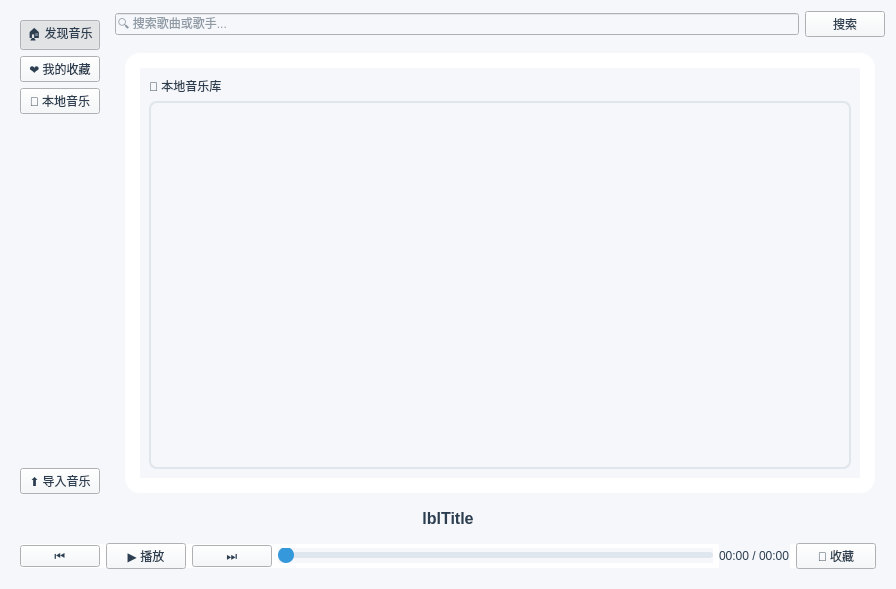
<?xml version="1.0" encoding="UTF-8"?>
<ui version="4.0">
 <class>ModernMusicPlayer</class>
 <widget class="QWidget" name="ModernMusicPlayer">
  <property name="geometry">
   <rect>
    <x>0</x>
    <y>0</y>
    <width>896</width>
    <height>589</height>
   </rect>
  </property>
  <property name="styleSheet">
   <string notr="true">
    /* 基础样式 */
    QWidget {
        background: #f5f7fa;
        font-family: 'Segoe UI';
        color: #2c3e50;
    }
    
    /* 侧边栏 */
    #sidebar {
        background: qlineargradient(x1:0, y1:0, x2:0, y2:1,
            stop:0 #2c3e50, stop:1 #3498db);
        border-radius: 15px;
        padding: 20px 0;
    }
    
    QPushButton#navButton {
        background: transparent;
        color: white;
        font-size: 14px;
        padding: 15px 25px;
        text-align: left;
        border-radius: 8px;
        margin: 5px 10px;
        transition: all 0.3s ease;
    }
    
    QPushButton#navButton:hover {
        background: rgba(255,255,255,0.15);
    }
    
    QPushButton#navButton:checked {
        background: rgba(255,255,255,0.25);
        font-weight: 600;
    }
    
    /* 主内容区 */
    #stackedWidget {
        background: #ffffff;
        border-radius: 15px;
        margin: 10px;
        padding: 15px;
        box-shadow: 0 2px 8px rgba(0,0,0,0.1);
    }
    
    /* 列表样式 */
    QListWidget {
        background: transparent;
        border: 2px solid #e0e6ed;
        border-radius: 8px;
        padding: 5px;
    }
    
    QListWidget::item {
        padding: 12px;
        border-bottom: 1px solid #e0e6ed;
    }
    
    QListWidget::item:hover {
        background: #f8f9fa;
    }
    
    /* 控制栏 */
    #controlBar {
        background: #ffffff;
        border-radius: 15px;
        padding: 15px;
        margin: 10px;
        box-shadow: 0 2px 8px rgba(0,0,0,0.1);
    }
    
    QPushButton#controlButton {
        background: #3498db;
        color: white;
        border-radius: 8px;
        padding: 10px 18px;
        font-size: 14px;
        min-width: 80px;
        transition: all 0.2s ease;
    }
    
    QPushButton#controlButton:hover {
        background: #2980b9;
        transform: scale(1.05);
    }
    
    /* 进度条 */
    QSlider::groove:horizontal {
        height: 6px;
        background: #e0e6ed;
        border-radius: 3px;
    }
    
    QSlider::handle:horizontal {
        width: 16px;
        margin: -5px 0;
        background: #3498db;
        border-radius: 8px;
    }
    
    /* 标签样式 */
    QLabel#lblTitle {
        font-size: 16px;
        font-weight: 600;
        color: #2c3e50;
    }

   </string>
  </property>
  <layout class="QVBoxLayout" name="verticalLayout">
   <item>
    <layout class="QHBoxLayout" name="horizontalLayout_3" stretch="0,2">
     <item>
      <widget class="QWidget" name="sidebar" native="true">
       <layout class="QFormLayout" name="formLayout">
        <item row="0" column="0">
         <layout class="QVBoxLayout" name="side">
          <item>
           <widget class="QPushButton" name="btnHome">
            <property name="text">
             <string>🏠 发现音乐</string>
            </property>
            <property name="checkable">
             <bool>true</bool>
            </property>
            <property name="checked">
             <bool>true</bool>
            </property>
           </widget>
          </item>
          <item>
           <widget class="QPushButton" name="btnFavorites">
            <property name="text">
             <string>❤️ 我的收藏</string>
            </property>
            <property name="checkable">
             <bool>true</bool>
            </property>
           </widget>
          </item>
          <item>
           <widget class="QPushButton" name="btnLocal">
            <property name="text">
             <string>📁 本地音乐</string>
            </property>
            <property name="checkable">
             <bool>true</bool>
            </property>
           </widget>
          </item>
          <item>
           <spacer name="verticalSpacer">
            <property name="orientation">
             <enum>Qt::Vertical</enum>
            </property>
            <property name="sizeHint" stdset="0">
             <size>
              <width>20</width>
              <height>40</height>
             </size>
            </property>
           </spacer>
          </item>
          <item>
           <widget class="QPushButton" name="btnImport">
            <property name="text">
             <string>⬆️ 导入音乐</string>
            </property>
           </widget>
          </item>
         </layout>
        </item>
       </layout>
      </widget>
     </item>
     <item>
      <layout class="QVBoxLayout" name="verticalLayout_5">
       <item>
        <layout class="QHBoxLayout" name="horizontalLayout">
         <item>
          <widget class="QLineEdit" name="searchBar">
           <property name="minimumSize">
            <size>
             <width>200</width>
             <height>0</height>
            </size>
           </property>
           <property name="placeholderText">
            <string>🔍 搜索歌曲或歌手...</string>
           </property>
          </widget>
         </item>
         <item>
          <widget class="QPushButton" name="searchButton">
           <property name="text">
            <string>搜索</string>
           </property>
          </widget>
         </item>
        </layout>
       </item>
       <item>
        <widget class="QStackedWidget" name="stackedWidget">
         <property name="currentIndex">
          <number>2</number>
         </property>
         <widget class="QWidget" name="pageHome">
          <layout class="QVBoxLayout" name="verticalLayout_6">
           <item>
            <widget class="QListWidget" name="songList"/>
           </item>
          </layout>
         </widget>
         <widget class="QWidget" name="pageFavorites">
          <layout class="QVBoxLayout" name="verticalLayout_3">
           <item>
            <widget class="QLabel" name="lblFavorites">
             <property name="text">
              <string>❤️ 我的收藏歌曲</string>
             </property>
            </widget>
           </item>
           <item>
            <widget class="QListWidget" name="favoritesList"/>
           </item>
          </layout>
         </widget>
         <widget class="QWidget" name="pageLocal">
          <layout class="QVBoxLayout" name="verticalLayout_4">
           <item>
            <widget class="QLabel" name="lblLocal">
             <property name="text">
              <string>📁 本地音乐库</string>
             </property>
            </widget>
           </item>
           <item>
            <widget class="QListWidget" name="localList"/>
           </item>
          </layout>
         </widget>
        </widget>
       </item>
      </layout>
     </item>
    </layout>
   </item>
   <item>
    <layout class="QHBoxLayout" name="horizontalLayout_4">
     <item>
      <widget class="QLabel" name="lblTitle">
       <property name="text">
        <string>lblTitle</string>
       </property>
       <property name="alignment">
        <set>Qt::AlignCenter</set>
       </property>
      </widget>
     </item>
    </layout>
   </item>
   <item>
    <widget class="QWidget" name="controlBar" native="true">
     <layout class="QHBoxLayout" name="horizontalLayout_2">
      <item>
       <widget class="QPushButton" name="btnPrevious">
        <property name="text">
         <string>⏮</string>
        </property>
       </widget>
      </item>
      <item>
       <widget class="QPushButton" name="btnPlay">
        <property name="text">
         <string>▶️ 播放</string>
        </property>
       </widget>
      </item>
      <item>
       <widget class="QPushButton" name="btnNext">
        <property name="text">
         <string>⏭</string>
        </property>
       </widget>
      </item>
      <item>
       <widget class="QSlider" name="progressSlider">
        <property name="minimum">
         <number>0</number>
        </property>
        <property name="maximum">
         <number>100</number>
        </property>
        <property name="orientation">
         <enum>Qt::Horizontal</enum>
        </property>
       </widget>
      </item>
      <item>
       <widget class="QLabel" name="timeLabel">
        <property name="text">
         <string>00:00 / 00:00</string>
        </property>
       </widget>
      </item>
      <item>
       <widget class="QPushButton" name="btnLike">
        <property name="text">
         <string>🤍 收藏</string>
        </property>
       </widget>
      </item>
     </layout>
    </widget>
   </item>
  </layout>
 </widget>
 <resources/>
 <connections/>
</ui>
